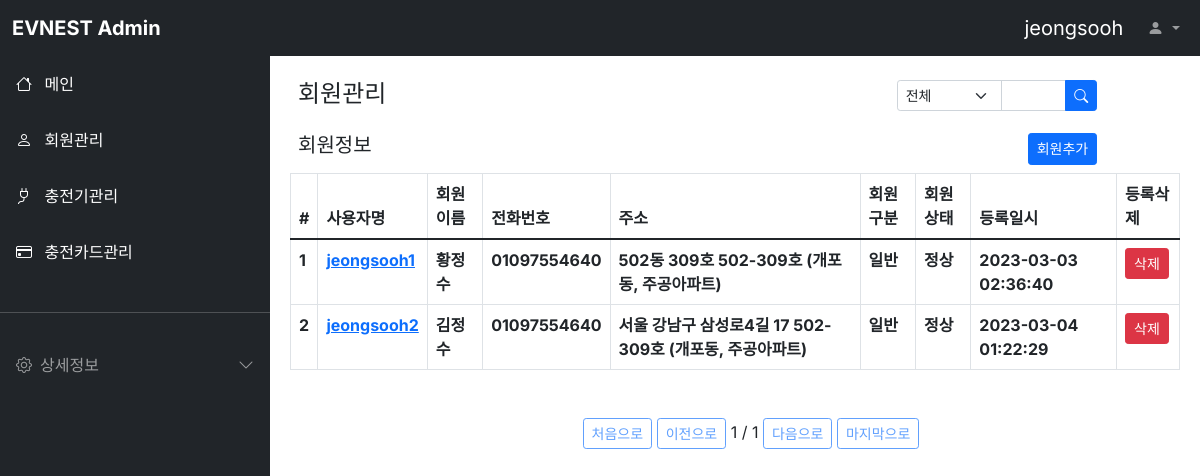
Page /evuser/ (signed in) on the earlier database version.
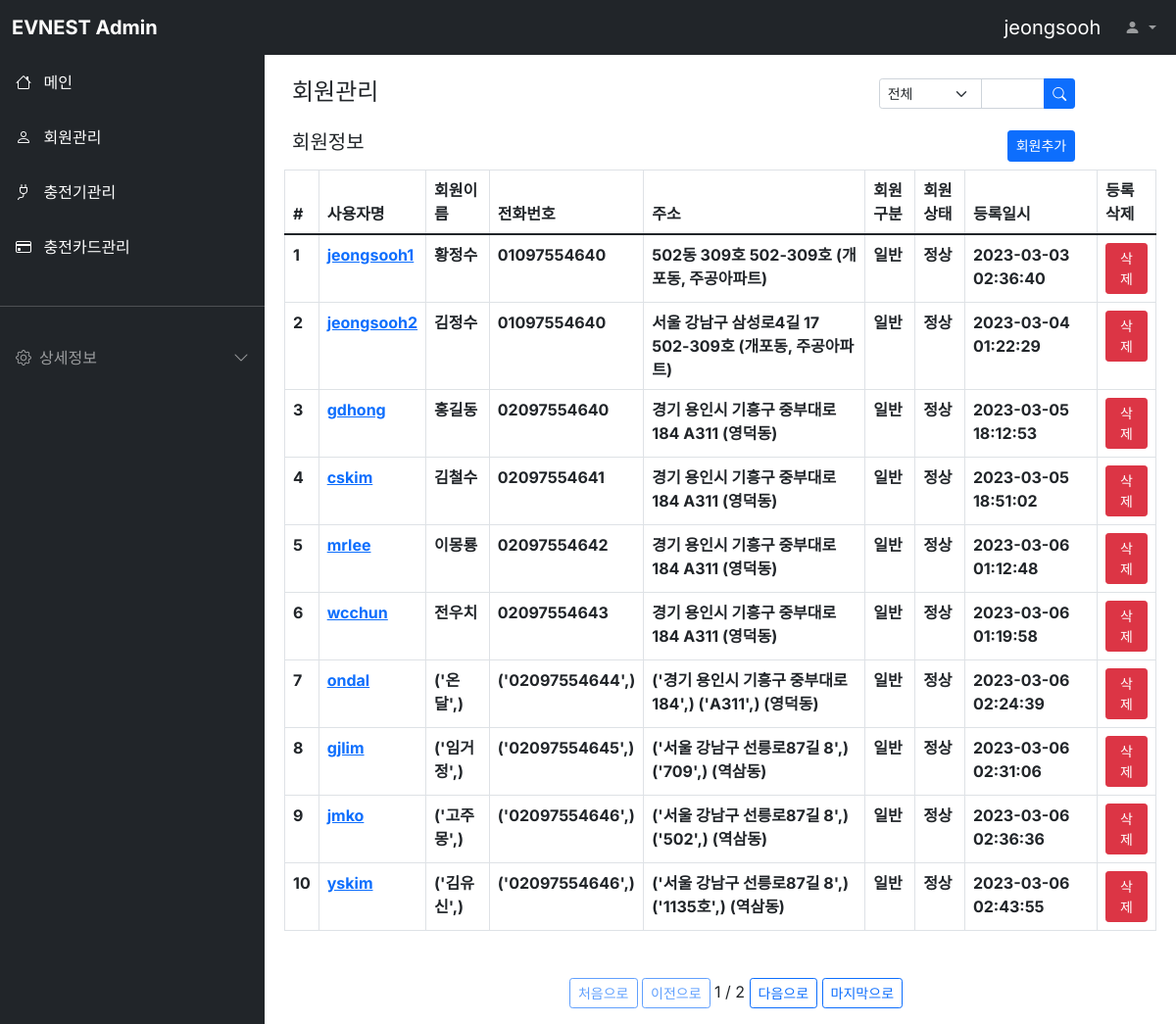
Same page on the later database version.
### evuser/models.py (models this page shows, shortened)
class Evuser(models.Model):
    userid = models.CharField(max_length=64,verbose_name='회원아이디')
    password = models.CharField(max_length=128,verbose_name='비밀번호')
    name = models.CharField(max_length=64,verbose_name='회원이름')
    email = models.EmailField(max_length=128,verbose_name='이메일')
    phone = models.CharField(max_length=128,verbose_name='전화번호')
    category = models.CharField(max_length=64,choices=[('일반','일반'),('법인','법인'),('기타','기타')],default='일반',verbose_name='회원구분')
    status = models.CharField(max_length=64,choices=[('정상','정상'),('해지','해지'),('유예','유예')],default='정상',verbose_name='회원상태')
    level = models.CharField(max_length=16,choices=[('admin','admin'),('user','user'),('Engineer','Engineer')],verbose_name='등급',default='user')
    register_dttm = models.DateTimeField(auto_now_add=True,verbose_name='등록시간')
    last_use_dttm = models.DateTimeField(auto_now_add=False,null=True,verbose_name='최근사용시간')
    postcode = models.CharField(max_length=64,verbose_name='우편번호')
    jibunAddress = models.CharField(max_length=400,verbose_name='지번주소')
    roadAddress = models.CharField(max_length=400,verbose_name='도로명주소')
    detailaddress = models.CharField(max_length=400,verbose_name='상세주소')
    extraaddress = models.CharField(max_length=400,verbose_name='참고항목')
    class Meta:
        db_table='nevsp_evuser'
        verbose_name ='회원'
        verbose_name_plural = '회원목록'

### evuser/views.py (the view, shortened to what this page needs)
# urls.py: path('',EvuserListView.as_view()),
class EvuserListView(ListView):
    template_name = 'evuser.html'
    model = Evuser
    context_object_name = 'evuserList'
    paginate_by = 10
    queryset = Evuser.objects.all()
    def get_context_data(self, **kwargs):
        context = super().get_context_data(**kwargs)
        queryset = Evuser.objects.all()
        query = self.request.GET.get("q", None)
        user_id = self.request.session['user']
        page = self.request.GET.get('page')
        category = self.request.GET.get('category')
        context['q'] = query
        context['category'] = category
        context['loginuser'] = user_id
        context['page']=page
        return context
    def get_queryset(self) :
        queryset = Evuser.objects.all()
        query = self.request.GET.get("q", None)
        category = self.request.GET.get('category')
        return queryset

### evuser/templates/evuser.html (shortened to what this page needs)
{% extends "base.html" %}
{% block contents %}
<div class="row mt-3 mx-3">
  <div class="col-md-8 fw-bold"><h4>회원관리</h4></div>
    <div class="col-md-3">
      <form method="get" action="/evuser/">{% csrf_token %}
        <div class="input-group input-group-sm">
          <select class="form-select form-select-sm" name="category" id="category">
            <option selected="selected" value="all">전체</option>
          </select>
          <input type="text" class="form-control" name="q" placeholder="" aria-label="Recipient's userid" aria-describedby="button-addon2">
          <button class="btn btn-primary" type="submit" id="button-addon2">
            <i class="bi bi-search"></i>
          </button>
        </div>
      </form>
    </div>
</div>
<div class="row mt-3 mx-3">
  <div class="col-md-8 fw-bold"><h5>회원정보</h5></div>
  <div class="col-md-3 d-grid justify-content-md-end">
    <button class="btn btn-primary btn-sm" onclick="location.href='/evuser/register/'">회원추가
    </button>
  </div>
</div>
<div class="row mt-2 mx-2">
  <div class="col-12">
    <table class="table table-bordered">
      <thead class="thead-light">
        <tr>
          <th scope="col">#</th>
          <th scope="col">사용자명</th>
          <th scope="col">회원이름</th>
          <th scope="col">전화번호</th>
          <th scope="col">주소</th>
          <th scope="co1">회원구분</th>
          <th scope="col">회원상태</th>
          <th scope="col">등록일시</th>
          <th scope="col">등록삭제</th>
        </tr>
      </thead>
      <tbody class="text-dark">
        {% for evuser in evuserList %}
        <tr>
          <th scope="row">{{ evuser.id }}</th>
          <th><a href="/evuser/{{ evuser.id }}">{{ evuser.userid }}</a></th>
          <th>{{ evuser.name }}</th>
          <th>{{ evuser.phone }}</th>
          <th>{{ evuser.roadAddress }} {{evuser.detailaddress}} {{evuser.extraaddress}}</th>
          <th>{{ evuser.category }}</th>
          <th>{{ evuser.status }}</th>
          <th>{{ evuser.register_dttm | date:'Y-m-d H:i:s' }}</th>
          <th><button class="btn btn-primary btn-sm btn-danger" onclick="window.open('/evuser/{{ evuser.id }}/delete','window_name','width=430,height=500,location=no,status=no,scrollbars=no');">삭제</button></th>
        </tr>
        {% endfor %}
      </tbody>
    </table>
    <div class="pagination justify-content-center mt-5">
      <ul class="step-links">
        {% if page_obj.has_previous %}
        <a class="btn btn-sm btn-outline-primary" href="?category={{category | default_if_none:''}}&q={{q | default_if_none:''}}&page=1">처음으로</a>
        <a class="btn btn-sm btn-outline-primary" href="?category={{category | default_if_none:''}}&q={{q | default_if_none:''}}&page={{ page_obj.previous_page_number }}">이전으로</a>
        {% else %}
        <a class="btn btn-sm btn-outline-primary disabled" href="#">처음으로</a>
        <a class="btn btn-sm btn-outline-primary disabled" href="#">이전으로</a>
        {% endif %}
      <span class="current">
        {{ page_obj.number }} / {{ page_obj.paginator.num_pages }}
      </span>
        {% if page_obj.has_next %}
        <a class="btn btn-sm btn-outline-primary" href="?category={{category | default_if_none:''}}&q={{q | default_if_none:''}}&page={{ page_obj.next_page_number }}">다음으로</a>
        <a class="btn btn-sm btn-outline-primary" href="?category={{category | default_if_none:''}}&q={{q | default_if_none:''}}&page={{ page_obj.paginator.num_pages }}">마지막으로</a>
        {% else %}
        <a class="btn btn-sm btn-outline-primary disabled" href="#">다음으로</a>
        <a class="btn btn-sm btn-outline-primary disabled" href="#">마지막으로</a>
        {% endif %}
      </ul>
    </div>
  </div>
</div>
{% endblock %}

### evmain/templates/base.html (shortened to what this page needs)
<!DOCTYPE html>
<head>
  <link href="https://cdn.jsdelivr.net/npm/bootstrap@5.1.3/dist/css/bootstrap.min.css" rel="stylesheet">
  <link rel="stylesheet" href="https://cdn.jsdelivr.net/npm/bootstrap-icons@1.8.1/font/bootstrap-icons.css">
  {% load static %}
  <link rel="stylesheet" href="{% static 'style.css' %}" />
</head>
<body>
  <nav class="navbar navbar-expand-lg navbar-dark bg-dark fixed-top">
    <div class="container-fluid">
      <a class="navbar-brand fw-bold me-auto" href="/evmain/">EVNEST Admin</a>
      <div class="collapse navbar-collapse" id="navbarSupportedContent">
        {% if loginuser == 'None' %}
        <script type="text/javascript">
          alert('먼저 로그인해주세요');
          window.location.href ='{% url "index" %}';
        </script>
        {% else %}
        <a class="navbar-brand ms-auto" href="#">{{ loginuser }}</a>
        {% endif %}
        <ul class="navbar-nav mb-2 mb-lg-0">
          <li class="nav-item dropdown">
            <a class="nav-link dropdown-toggle" href="#" id="navbarDropdown" role="button" data-bs-toggle="dropdown" aria-expanded="false">
              <i class="bi bi-person-fill"></i>
            </a>
          </li>
        </ul>
      </div>
    </div>
  </nav>
  <div
    class="offcanvas bg-dark sidebar-nav"
    tabindex="-1" id="offcanvasExample"
    aria-labelledby="offcanvasExampleLabel"
  >
    <div class="offcanvas-body p-0">
      <nav class="navbar-dark">
        <ul class="navbar-nav">
          <li>
            <a href="/evmain/" class="nav-link p-3 active">
              <span class="me-2">
                <i class="bi bi-house"></i>
              </span>
              <span>메인</span>
            </a>
          </li>
          <li>
            <a href="/evuser/" class="nav-link p-3 active">
              <span class="me-2">
                <i class="bi bi-person"></i>
              </span>
              <span>회원관리</span>
            </a>
          </li>
          <li>
            <a href="/evcharger/" class="nav-link p-3 active">
              <span class="me-2">
                <i class="bi bi-plug"></i>
              </span>
              <span>충전기관리</span>
            </a>
          </li>
          <li>
            <a href="/cardinfo/" class="nav-link p-3 active">
              <span class="me-2">
                <i class="bi bi-credit-card"></i>
              </span>
              <span>충전카드관리</span>
            </a>
          </li>
          <li class="my-4">
            <hr class="dropdown-divider bg-light" />
          </li>
          <li>
            <a class="nav-link px-3 sidebar-link" data-bs-toggle="collapse"
              href="#collapseExample" role="button" aria-expanded="false"
              aria-controls="collapseExample"
            >
              <span class="me-2">
                <i class="bi bi-gear"></i>
              </span>
              <span>상세정보</span>
              <span class="right-icon ms-auto">
                <i class="bi bi-chevron-down"></i>
              </span>
            </a>
          </li>
        </ul>
      </nav>
    </div>
  </div>
  <main class="mt-5 pt-3">
    {% block contents %}
    {% endblock %}
  </main>
</body>
</html>

### static/style.css (style rules this page uses)
body, button { font-family: "Inter", sans-serif; }
.sidebar-nav { width: var(--offcanvas-width); }
.sidebar-link { display: flex; align-items: center; }
.sidebar-link .right-icon { display: inline-flex; transition: all ease 0.25s; }
@media (min-width: 992px) { body { overflow: auto !important; } }
@media (min-width: 992px) { main { margin-left: var(--offcanvas-width); } }
@media (min-width: 992px) { .sidebar-nav { transform: none; visibility: visible !important; top:var(--topNavbarHeight); height: calc(100% - var(--topNavbarHeight)); } }

Differences in the rows shown:
added Evuser: id "3", userid "gdhong", name "홍길동", phone "02097554640", roadAddress "경기 용인시 기흥구 중부대로 184", detailaddress "A311", extraaddress "(영덕동)", category "일반", status "정상", register_dttm "2023-03-05 18:12:53"
added Evuser: id "4", userid "cskim", name "김철수", phone "02097554641", roadAddress "경기 용인시 기흥구 중부대로 184", detailaddress "A311", extraaddress "(영덕동)", category "일반", status "정상", register_dttm "2023-03-05 18:51:02"
added Evuser: id "5", userid "mrlee", name "이몽룡", phone "02097554642", roadAddress "경기 용인시 기흥구 중부대로 184", detailaddress "A311", extraaddress "(영덕동)", category "일반", status "정상", register_dttm "2023-03-06 01:12:48"
added Evuser: id "6", userid "wcchun", name "전우치", phone "02097554643", roadAddress "경기 용인시 기흥구 중부대로 184", detailaddress "A311", extraaddress "(영덕동)", category "일반", status "정상", register_dttm "2023-03-06 01:19:58"
added Evuser: id "7", userid "ondal", name "('온달',)", phone "('02097554644',)", roadAddress "('경기 용인시 기흥구 중부대로 184',)", detailaddress "('A311',)", extraaddress "(영덕동)", category "일반", status "정상", register_dttm "2023-03-06 02:24:39"
added Evuser: id "8", userid "gjlim", name "('임거정',)", phone "('02097554645',)", roadAddress "('서울 강남구 선릉로87길 8',)", detailaddress "('709',)", extraaddress "(역삼동)", category "일반", status "정상", register_dttm "2023-03-06 02:31:06"
added Evuser: id "9", userid "jmko", name "('고주몽',)", phone "('02097554646',)", roadAddress "('서울 강남구 선릉로87길 8',)", detailaddress "('502',)", extraaddress "(역삼동)", category "일반", status "정상", register_dttm "2023-03-06 02:36:36"
added Evuser: id "10", userid "yskim", name "('김유신',)", phone "('02097554646',)", roadAddress "('서울 강남구 선릉로87길 8',)", detailaddress "('1135호',)", extraaddress "(역삼동)", category "일반", status "정상", register_dttm "2023-03-06 02:43:55"
Other differences:
{{ page_obj.paginator.num_pages }}: "1" → "2"
